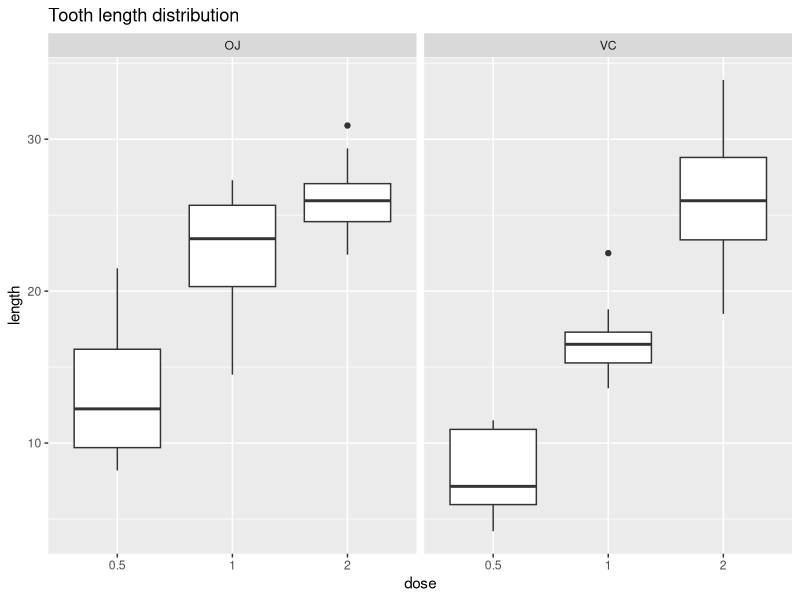

This chart was generated by the following R code:
## ---- chunk 1
data(ToothGrowth)
summary(ToothGrowth)
str(ToothGrowth)
library(ggplot2)
q <- ggplot(data = ToothGrowth, aes(x = factor(dose), y = len))
q <- q + geom_boxplot() + facet_grid(. ~ supp)
q + ggtitle('Tooth length distribution') + labs(x = "dose", y = "length")
## ---- chunk 2
# create matrix as a 12x12 array of lists - to store t-test results
mtrx_test <- array(list(),c(12,12),dimnames = list(1:12,1:12))
# create special matrix as a 12x12 array of lists - to store p-values
p.v <- array(numeric(),c(12,12),dimnames = list(1:12,1:12))
# create columns and rows of mentioned matrixes
k <- 1
for (i in c("VC ","OJ ","all")){
    for (j in c("0.5","1  ","2  ","all")){
        colnames(mtrx_test)[k] <- paste(i,j)
        rownames(mtrx_test)[k] <- paste(i,j)
        colnames(p.v)[k] <- paste(i,j)
        rownames(p.v)[k] <- paste(i,j)
        k <- k +1
    }
}
# fill matrixes with t-tests results
for (i in 1:nrow(mtrx_test)){
    for (j in 1:ncol(mtrx_test)){
        q1_s <- gsub(" ","",substr(rownames(mtrx_test)[i],1,3))
        q1_d <- gsub(" ","",substr(rownames(mtrx_test)[i],5,nchar(rownames(mtrx_test)[i])))
        if(q1_s == "all") q1_s <- c("VC","OJ")
        if(q1_d == "all") q1_d <- c("0.5","1","2")
        q2_s <- gsub(" ","",substr(colnames(mtrx_test)[j],1,3))
        q2_d <- gsub(" ","",substr(colnames(mtrx_test)[j],5,nchar(colnames(mtrx_test)[j])))
        if(q2_s == "all") q2_s <- c("VC","OJ")
        if(q2_d == "all") q2_d <- c("0.5","1","2")
        q1 <- ToothGrowth[ToothGrowth$supp %in% q1_s & ToothGrowth$dose %in% q1_d,]
        q2 <- ToothGrowth[ToothGrowth$supp %in% q2_s & ToothGrowth$dose %in% q2_d,]
        # t.test results are stored in matrixes
        mtrx_test[i,j][[1]] <- t.test(q1$len,q2$len,paired = F)
        p.v[i,j] <- sprintf("%3.2e",mtrx_test[i,j][[1]]$p.value)
    }
}
# delete redundant variables
rm(list=ls()[! ls() %in% c("mtrx_test","ToothGrowth","p.v")])
## ---- chunk 3
library(knitr)
opts_chunk$set(size = 'large')
mtrx_test["OJ  all","VC  all"][[1]] # t-test (not a paired) with all doses of supp
## ---- chunk 4
mtrx_test["OJ  0.5","VC  0.5"][[1]] # t-test (not a paired) with dose 0.5 mg
## ---- chunk 5
mtrx_test["OJ  1  ","VC  1  "][[1]] # t-test (not a paired) with dose 1 mg
## ---- chunk 6
mtrx_test["OJ  2  ","VC  2  "][[1]] # t-test (not a paired) with dose 2 mg
## ---- chunk 7
# create matrix as a 12x12 array of lists - to store t-test results
mtrx_test <- array(list(),c(12,12),dimnames = list(1:12,1:12))
# create special matrix as a 12x12 array of lists - to store p-values
p.v <- array(numeric(),c(12,12),dimnames = list(1:12,1:12))
# create columns and rows of mentioned matrixes
k <- 1
for (i in c("VC ","OJ ","all")){
    for (j in c("0.5","1  ","2  ","all")){
        colnames(mtrx_test)[k] <- paste(i,j)
        rownames(mtrx_test)[k] <- paste(i,j)
        colnames(p.v)[k] <- paste(i,j)
        rownames(p.v)[k] <- paste(i,j)
        k <- k +1
    }
}
# fill matrixes with t-tests results
for (i in 1:nrow(mtrx_test)){
    for (j in 1:ncol(mtrx_test)){
        q1_s <- gsub(" ","",substr(rownames(mtrx_test)[i],1,3))
        q1_d <- gsub(" ","",substr(rownames(mtrx_test)[i],5,nchar(rownames(mtrx_test)[i])))
        if(q1_s == "all") q1_s <- c("VC","OJ")
        if(q1_d == "all") q1_d <- c("0.5","1","2")
        q2_s <- gsub(" ","",substr(colnames(mtrx_test)[j],1,3))
        q2_d <- gsub(" ","",substr(colnames(mtrx_test)[j],5,nchar(colnames(mtrx_test)[j])))
        if(q2_s == "all") q2_s <- c("VC","OJ")
        if(q2_d == "all") q2_d <- c("0.5","1","2")
        q1 <- ToothGrowth[ToothGrowth$supp %in% q1_s & ToothGrowth$dose %in% q1_d,]
        q2 <- ToothGrowth[ToothGrowth$supp %in% q2_s & ToothGrowth$dose %in% q2_d,]
        # t.test results are stored in matrixes
        mtrx_test[i,j][[1]] <- t.test(q1$len,q2$len,paired = F)
        p.v[i,j] <- sprintf("%3.2e",mtrx_test[i,j][[1]]$p.value)
    }
}
# delete redundant variables
rm(list=ls()[! ls() %in% c("mtrx_test","ToothGrowth","p.v")])
